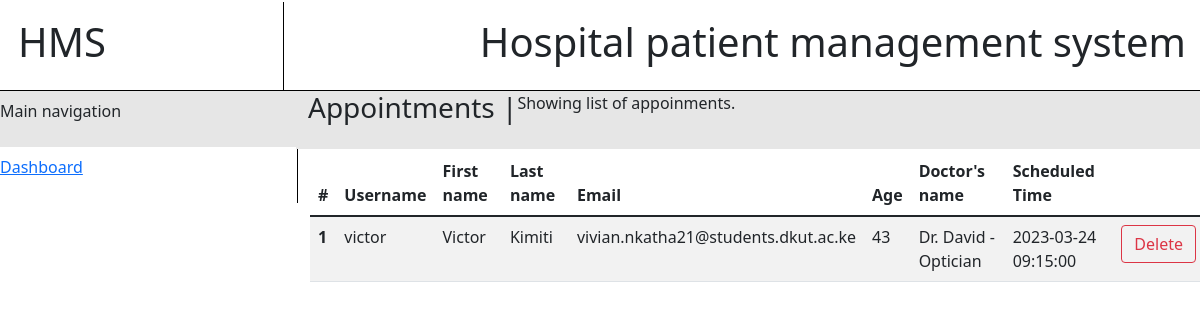
/patientappointmenthistory.php?name=victor, run on the app's committed database.
### tables this page shows
CREATE TABLE `appointments` (
  `username` varchar(250) DEFAULT NULL,
  `firstname` varchar(250) NOT NULL,
  `lastname` varchar(250) NOT NULL,
  `email` varchar(250) NOT NULL,
  `age` int(11) NOT NULL,
  `doctor` varchar(250) DEFAULT NULL,
  `time` datetime DEFAULT NULL
);

### patientappointmenthistory.php (the view, shortened to what this page needs)
<?php
require_once "databasecon.php";
$username = $_GET['name'];
$statement  =$pdo->prepare('SELECT * FROM appointments where username= :username');
$statement->bindValue(":username", $username);
$statement->execute();
$users = $statement->fetchAll(PDO::FETCH_ASSOC);
?>
<!DOCTYPE html>
<html lang="en">
<head>
    <link rel="stylesheet" href="/project/bootstrap-5.1.3-dist/css/bootstrap-grid.min.css">
    <link rel="stylesheet" href="/project/bootstrap-5.1.3-dist/css/bootstrap.min.css">
    <link rel="stylesheet" href="/project/managedoctors.css">
</head>
<body>
    <div class="container">
        <div class="row title-space">
            <div class="col-3">
                <div class="style-col-2-head">
                    <div>
                        <h1>
                            HMS
                        </h1>
                    </div>
                </div>
            </div>
            <div class="col-9">
                <div class="style-col-10-head">
                    <div>
                        <h1 class="title-style">
                            Hospital patient management system
                        </h1>
                    </div>
                </div>
            </div>
        </div>
        <div class="row main-space">
            <div class="col-3">
                <div class="row nav-text">
                    <div class="style-col-2-body">
                        <div>
                            <p>
                                Main navigation
                            </p>
                        </div>
                    </div>
                </div>
                <div class="row">
                    <div class="style-col-2-body">
                        <div>
                            <?php foreach($users as $i => $user): ?>
                                <a href="/project/patients.php?name=<?php echo $user['username']; ?>">
                            <?php endforeach; ?>
                                <p>
                                    Dashboard
                                </p>
                            </a>
                        </div>
                    </div>
                </div>
            </div>
            <div class="col-9">
                <div class="row body-over">
                    <div class="style-col-10-body-over">
                        <div>
                            <h3 class="title-style-body">
                                Appointments |
                            </h3>
                            <p>
                                Showing list of appoinments.
                            </p>
                        </div>
                    </div>
                </div>
                <div class="container">
                    <div class="push-in">
                <table class="table table-striped">
                    <thead>
                        <tr>
                            <th scope="col">#</th>
                            <th scope="col">Username</th>
                            <th scope="col">First name</th>
                            <th scope="col">Last name</th>
                            <th scope="col">Email</th>
                            <th scope="col">Age</th>
                            <th scope="col">Doctor's name</th>
                            <th scope="col">Scheduled Time</th>
                        </tr>
                    </thead>
                    <tbody>
                    <?php foreach($users as $i => $user): ?>
                    <tr>
                        <th scope="row"><?php echo $i + 1 ?></th>
                        <td><?php echo $user['username'] ?></td>
                        <td><?php echo $user['firstname'] ?></td>
                        <td><?php echo $user['lastname'] ?></td>
                        <td><?php echo $user['email'] ?></td>
                        <td><?php echo $user['age'] ?></td>
                        <td><?php echo $user['doctor'] ?></td>
                        <td><?php echo $user['time'] ?></td>
                        <td>
                    <form method="post" action="admindeleteappointment.php" style="display: inline-block">
                        <button type="submit" class="btn btn-outline-danger">Delete</button>
                    </form>
                </td>
                    </tr>
                    <?php endforeach; ?>
                    </tbody>
                </table>
                    </div>
               </div>
            </div>
        </div>
    </div>
</body>
</html>

### managedoctors.css (style rules this page uses)
body { margin: 0px; padding: 0px; }
.container { margin: 2px; padding: 0px; max-width: 100%; }
.style-col-2-head { border-right: 1px solid rgb(0, 0, 0); padding: 16px; }
.style-col-2-body { border-right: 1px solid rgb(0, 0, 0); padding: 8px; margin-left: 2px; }
.nav-text { background-color: #e6e6e6; }
div.title-space { border-bottom: 1px solid black; }
div.style-col-10-head { padding: 16px; }
div > h1.title-style { float: right; }
.title-style-body { float: left; }
.body-over { background-color: #e6e6e6; padding-bottom: 16px; }

### data on the page
appointments: username "victor", firstname "Victor", lastname "Kimiti", email "vivian.nkatha21@students.dkut.ac.ke", age "43", doctor "Dr. David - Optician", time "2023-03-24 09:15:00"
